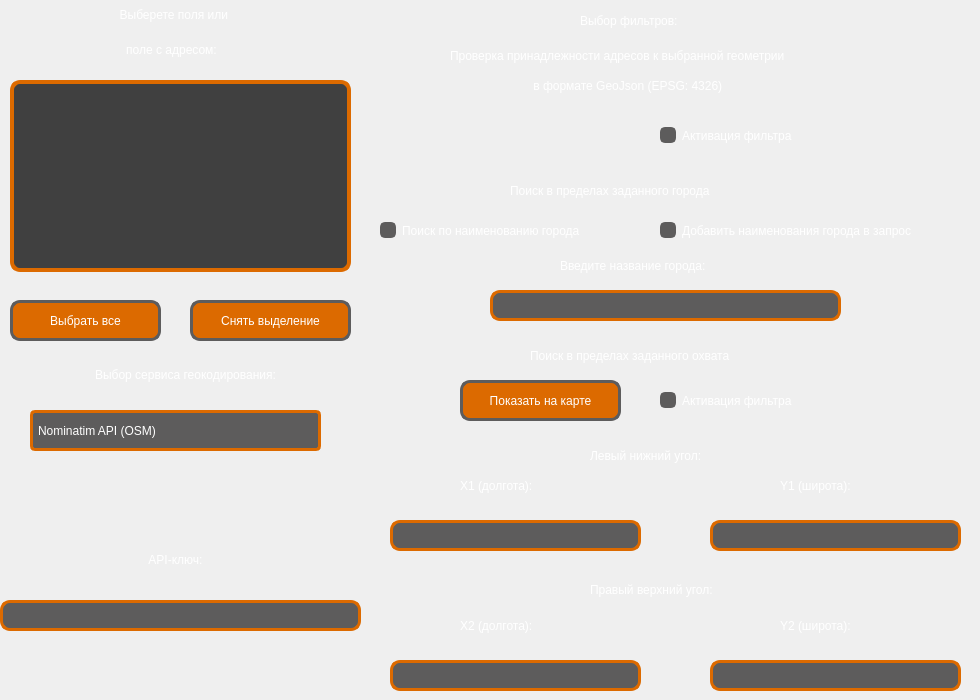
    <widget class="QWidget" name="tab_3">
     <attribute name="title">
      <string>Фильтры</string>
     </attribute>
     <widget class="QListWidget" name="listWidget">
      <property name="geometry">
       <rect>
        <x>10</x>
        <y>80</y>
        <width>341</width>
        <height>192</height>
       </rect>
      </property>
      <property name="sizeIncrement">
       <size>
        <width>0</width>
        <height>0</height>
       </size>
      </property>
      <property name="contextMenuPolicy">
       <enum>Qt::DefaultContextMenu</enum>
      </property>
      <property name="whatsThis">
       <string/>
      </property>
      <property name="styleSheet">
       <string notr="true">QListWidget {
 color: white;
background-color: rgb(64, 64, 64);
 border: 4px solid #dc6a00;  
    border-radius: 10px;
    padding: 2px 5px;
}
QListWidget::item
{
    background:rgb(64, 64, 64);
}
QListWidget::item:selected
{
  background-color: rgb(255, 132, 0);
border-image: url(:/qss_icons/rc/up_arrow_disabled.png);
} 

QListView::indicator:checked{
    color: #b1b1b1;
   background: url(./img/check_box.png);
background-position: center ;
background-color: rgb(93, 92, 92);
    border: 2px solid rgb(93, 92, 92);
    border-radius: 5px;
    width: 12px;
    height: 12px;
    
} 
QListView::indicator:unchecked  {
    color: #b1b1b1;
	background-color: rgb(93, 92, 92);
    border: 2px solid rgb(93, 92, 92);
    border-radius: 5px;
    width: 12px;
    height:12px;
    
} 
 QScrollBar:vertical
 {
     background-color: rgb(93, 92, 92);
     width: 20px;
     margin: 15px 0px 15px 0px;
     border: 1px transparent #2A2929;
     border-radius: 9px;
 }

 QScrollBar::handle:vertical
 {
      background-color:  #dc6a00;       
  min-width: 20px;
     min-height: 20px;
     border-radius: 9px;
 }

 QScrollBar::sub-line:vertical
 {
     margin: 3px 0px 3px 0px;
     border-image: url(:/qss_icons/rc/up_arrow_disabled.png);
     width: 20px;
     height: 20px;
     subcontrol-position: top;
     subcontrol-origin: margin;
 }

 QScrollBar::add-line:vertical
 {
     margin: 3px 0px 3px 0px;
     border-image: url(:/qss_icons/rc/down_arrow_disabled.png);
     height: 10px;
     width: 10px;
     subcontrol-position: bottom;
     subcontrol-origin: margin;
 }

 QScrollBar::sub-line:vertical:hover,QScrollBar::sub-line:vertical:on
 {

     border-image: url(:/qss_icons/rc/up_arrow.png);
     height: 10px;
     width: 10px;
     subcontrol-position: top;
     subcontrol-origin: margin;
 }


 QScrollBar::add-line:vertical:hover, QScrollBar::add-line:vertical:on
 {
     border-image: url(:/qss_icons/rc/down_arrow.png);
     height: 10px;
     width: 10px;
     subcontrol-position: bottom;
     subcontrol-origin: margin;
 }

 QScrollBar::up-arrow:vertical, QScrollBar::down-arrow:vertical
 {
     background: none;
 }


 QScrollBar::add-page:vertical, QScrollBar::sub-page:vertical
 {
     background: none;
 }




QScrollBar:horizontal
 {
     height: 20px;
     margin: 0px 20px 0px 20px;
     border: 1px transparent #2A2929;
     border-radius: 9px; 
	background-color: rgb(93, 92, 92);
 }

 QScrollBar::handle:horizontal
 {
     background-color: #dc6a00;      
     min-width: 20px;
     min-height: 20px;
     border-radius: 9px;
 }

 QScrollBar::add-line:horizontal
 {
     margin: 0px 4px 0px 4px;
     border-image: url(./images/right_arrow_disabled.png);       
     width: 20px;
     height: 20px;
     subcontrol-position: right;
     subcontrol-origin: margin;
 }

 QScrollBar::sub-line:horizontal
 {
     margin: 0px 3px 0px 3px;
     border-image: url(./images/left_arrow_disabled.png);        
     height: 10px;
     width: 10px;
     subcontrol-position: left;
     subcontrol-origin: margin;
 }

 QScrollBar::add-line:horizontal:hover,QScrollBar::add-line:horizontal:on
 {
     border-image: url(./images/right_arrow.png);               
     height: 10px;
     width: 10px;
     subcontrol-position: right;
     subcontrol-origin: margin;
 }


 QScrollBar::sub-line:horizontal:hover, QScrollBar::sub-line:horizontal:on
 {
     border-image: url(./images/left_arrow.png);               
     height: 10px;
     width: 10px;
     subcontrol-position: left;
     subcontrol-origin: margin;
 }

 QScrollBar::up-arrow:horizontal, QScrollBar::down-arrow:horizontal
 {
     background: none;
 }


 QScrollBar::add-page:horizontal, QScrollBar::sub-page:horizontal
 {
     background: none;
 }
</string>
      </property>
      <property name="lineWidth">
       <number>1</number>
      </property>
      <property name="midLineWidth">
       <number>0</number>
      </property>
      <property name="verticalScrollBarPolicy">
       <enum>Qt::ScrollBarAsNeeded</enum>
      </property>
      <property name="autoScroll">
       <bool>false</bool>
      </property>
      <property name="alternatingRowColors">
       <bool>false</bool>
      </property>
      <property name="movement">
       <enum>QListView::Static</enum>
      </property>
     </widget>
     <widget class="QPushButton" name="Button_delete">
      <property name="geometry">
       <rect>
        <x>190</x>
        <y>300</y>
        <width>161</width>
        <height>41</height>
       </rect>
      </property>
      <property name="styleSheet">
       <string notr="true">QPushButton{
font: 87 9pt &quot;Roboto&quot;;
color: rgb(255, 255, 255);

background-color: rgb(220, 106, 0);
background-position: center ;
 border: 3px solid  rgb(93, 92, 92);  
    border-radius: 10px;
}

QPushButton:Hover {
background-color: rgb(255, 119, 0);
background-position: center ;
 border: 3px solid  rgb(93, 92, 92);  
    border-radius: 10px;

}
QPushButton:pressed {
background-color: rgb(255, 132, 0);
 border: 3px solid  rgb(93, 92, 92);  
    border-radius: 10px;

}</string>
      </property>
      <property name="text">
       <string>Снять выделение</string>
      </property>
     </widget>
     <widget class="QPushButton" name="Button_select">
      <property name="geometry">
       <rect>
        <x>10</x>
        <y>300</y>
        <width>151</width>
        <height>41</height>
       </rect>
      </property>
      <property name="styleSheet">
       <string notr="true">QPushButton{
font: 87 10pt &quot;Roboto&quot;;
color: rgb(255, 255, 255);

background-color: rgb(220, 106, 0);
background-position: center ;
 border: 3px solid  rgb(93, 92, 92);  
    border-radius: 10px;
}

QPushButton:Hover {
background-color: rgb(255, 119, 0);
background-position: center ;
 border: 3px solid  rgb(93, 92, 92);  
    border-radius: 10px;

}
QPushButton:pressed {
background-color: rgb(255, 132, 0);
 border: 3px solid  rgb(93, 92, 92);  
    border-radius: 10px;
}</string>
      </property>
      <property name="text">
       <string>Выбрать все</string>
      </property>
     </widget>
     <widget class="QLabel" name="label_3">
      <property name="geometry">
       <rect>
        <x>70</x>
        <y>0</y>
        <width>211</width>
        <height>31</height>
       </rect>
      </property>
      <property name="styleSheet">
       <string notr="true">font: 87 14pt &quot;Roboto&quot;;
color: rgb(255, 255, 255);
background-color:none;
border: none;  
</string>
      </property>
      <property name="text">
       <string>&lt;html&gt;&lt;head/&gt;&lt;body&gt;&lt;p align=&quot;center&quot;&gt;Выберете поля или &lt;/p&gt;&lt;/body&gt;&lt;/html&gt;</string>
      </property>
     </widget>
     <widget class="QPushButton" name="fil_json">
      <property name="geometry">
       <rect>
        <x>510</x>
        <y>105</y>
        <width>61</width>
        <height>61</height>
       </rect>
      </property>
      <property name="toolTip">
       <string>&lt;html&gt;&lt;head/&gt;&lt;body&gt;&lt;p align=&quot;center&quot;&gt;&lt;span style=&quot; font-family:'Calibri,sans-serif'; font-size:11pt;&quot;&gt;Не использовать при пакетном геокодировании. &lt;br/&gt;Пространственные данные в географической системе координат&lt;/span&gt;&lt;/p&gt;&lt;/body&gt;&lt;/html&gt;</string>
      </property>
      <property name="styleSheet">
       <string notr="true">QPushButton{
 background: url(./img/json_imp_off.png);
background-position: center ;
border: none;
}

QPushButton:Hover {
background: url(./img/json_imp_hov.png);
background-position: center ;

}
QPushButton:pressed {
 background: url(./img/json_imp_on.png);
background-position: center ;

}
QToolTip {
font: 10pt &quot;Roboto&quot;;
background-color: rgb(64, 64, 64); 
color: white; 
border: 2px solid  rgb(93, 92, 92);
}</string>
      </property>
      <property name="text">
       <string/>
      </property>
     </widget>
     <widget class="QLabel" name="label_5">
      <property name="geometry">
       <rect>
        <x>580</x>
        <y>0</y>
        <width>201</width>
        <height>41</height>
       </rect>
      </property>
      <property name="styleSheet">
       <string notr="true">font: 87 14pt &quot;Roboto&quot;;
color: rgb(255, 255, 255);
background-color:none;
border: none;  

</string>
      </property>
      <property name="text">
       <string>Выбор фильтров:</string>
      </property>
     </widget>
     <widget class="QLineEdit" name="lineEdit">
      <property name="geometry">
       <rect>
        <x>0</x>
        <y>600</y>
        <width>361</width>
        <height>31</height>
       </rect>
      </property>
      <property name="toolTip">
       <string>&lt;html&gt;&lt;head/&gt;&lt;body&gt;&lt;p align=&quot;center&quot;&gt;&lt;span style=&quot; font-family:'Calibri,sans-serif'; font-size:11pt;&quot;&gt;Не заполнять поле при использовании Nominatim API (OSM)&lt;/span&gt;&lt;/p&gt;&lt;/body&gt;&lt;/html&gt;</string>
      </property>
      <property name="styleSheet">
       <string notr="true">QLineEdit {
font: 10pt &quot;Roboto&quot;;
color: rgb(255, 255, 255);
background-color: rgb(93, 92, 92);
 border: 3px solid  #dc6a00;  
    border-radius: 10px;
}
QToolTip { 
font: 10pt &quot;Roboto&quot;;
background-color: rgb(64, 64, 64); 
color: white; 
border: 2px solid  rgb(93, 92, 92);
}</string>
      </property>
      <property name="text">
       <string/>
      </property>
     </widget>
     <widget class="QLabel" name="label_4">
      <property name="geometry">
       <rect>
        <x>120</x>
        <y>550</y>
        <width>111</width>
        <height>21</height>
       </rect>
      </property>
      <property name="styleSheet">
       <string notr="true">QLabel{
font: 87 14pt &quot;Roboto&quot;;
color: rgb(255, 255, 255);
background-color:none;
 border: none;  
}</string>
      </property>
      <property name="text">
       <string>&lt;html&gt;&lt;head/&gt;&lt;body&gt;&lt;p align=&quot;center&quot;&gt;API-ключ:&lt;/p&gt;&lt;/body&gt;&lt;/html&gt;</string>
      </property>
     </widget>
     <widget class="QComboBox" name="comboBox">
      <property name="geometry">
       <rect>
        <x>30</x>
        <y>410</y>
        <width>291</width>
        <height>41</height>
       </rect>
      </property>
      <property name="styleSheet">
       <string notr="true">QComboBox {
font: 10pt &quot;Roboto&quot;;
padding: 5px 5px 5px 5px;
color: rgb(255, 255, 255);
background-color: rgb(93, 92, 92);
 border: 3px solid  #dc6a00;  
    border-radius: 5px;

}
QComboBox QAbstractItemView {

    background-color:  rgb(93, 92, 92);
    border: 3px solid #dc6a00;
    border-radius: 5px;
    color: white;
    padding: 5px 5px 5px 5px;
    selection-background-color: rgb(88, 88, 88);
    selection-color: rgb(200, 200, 200);
}

QComboBox::drop-down 
{
    border: 0px; 
}
QComboBox::down-arrow{
 background: url(./img/arrow_combo_box-3.png);
background-position: center ;
border:  rgb(93, 92, 92);
border-radius: 5px;

}
QComboBox:on { 
    padding-top: 3px;
    padding-left: 4px;
}
QComboBox::down-arrow:on {
    top: 1px;
    left: 1px;
}
</string>
      </property>
      <item>
       <property name="text">
        <string>Nominatim API (OSM)</string>
       </property>
      </item>
      <item>
       <property name="text">
        <string>Геокодер API Яндекс</string>
       </property>
      </item>
      <item>
       <property name="text">
        <string>HERE Geocoding API</string>
       </property>
      </item>
      <item>
       <property name="text">
        <string>HERE Batch Geocoding API</string>
       </property>
      </item>
     </widget>
     <widget class="QLineEdit" name="lineEdit_2">
      <property name="geometry">
       <rect>
        <x>490</x>
        <y>290</y>
        <width>351</width>
        <height>31</height>
       </rect>
      </property>
      <property name="styleSheet">
       <string notr="true">QLineEdit {
font: 10pt &quot;Roboto&quot;;
color: rgb(255, 255, 255);
background-color: rgb(93, 92, 92);
 border: 3px solid  #dc6a00;  
    border-radius: 10px;
}</string>
      </property>
      <property name="text">
       <string/>
      </property>
     </widget>
     <widget class="QLabel" name="label_7">
      <property name="geometry">
       <rect>
        <x>10</x>
        <y>360</y>
        <width>351</width>
        <height>31</height>
       </rect>
      </property>
      <property name="styleSheet">
       <string notr="true">font: 87 14pt &quot;Roboto&quot;;
color: rgb(255, 255, 255);
background-color:none;
border: none;  

</string>
      </property>
      <property name="text">
       <string>&lt;html&gt;&lt;head/&gt;&lt;body&gt;&lt;p align=&quot;center&quot;&gt;Выбор сервиса геокодирования:&lt;/p&gt;&lt;/body&gt;&lt;/html&gt;</string>
      </property>
     </widget>
     <widget class="QCheckBox" name="checkBox_city_on">
      <property name="geometry">
       <rect>
        <x>380</x>
        <y>210</y>
        <width>261</width>
        <height>41</height>
       </rect>
      </property>
      <property name="toolTip">
       <string>&lt;html&gt;&lt;head/&gt;&lt;body&gt;&lt;p align=&quot;center&quot;&gt;&lt;span style=&quot; font-family:'Calibri,sans-serif'; font-size:11pt;&quot;&gt;Не использовать при пакетном геокодировании &lt;/span&gt;&lt;/p&gt;&lt;/body&gt;&lt;/html&gt;</string>
      </property>
      <property name="styleSheet">
       <string notr="true">QCheckBox {
font: 87 9pt &quot;Roboto&quot;;
color: rgb(255, 255, 255);
background-color:none;
border: none;  
}
QCheckBox::indicator:checked {
    color: #b1b1b1;
   background: url(./img/check_box.png);
background-position: center ;

    border: 2px solid rgb(93, 92, 92);
    border-radius: 5px;
    width: 12px;
    height: 12px;
    
} 
QCheckBox::indicator:unchecked {
    color: #b1b1b1;
	background-color: rgb(93, 92, 92);
    border: 2px solid rgb(93, 92, 92);
    border-radius: 5px;
    width: 12px;
    height:12px;
    
} 
QToolTip { 
font: 10pt &quot;Roboto&quot;;
background-color: rgb(64, 64, 64); 
color: white; 
border: 2px solid  rgb(93, 92, 92);
}</string>
      </property>
      <property name="text">
       <string>Поиск по наименованию города</string>
      </property>
     </widget>
     <widget class="QLabel" name="label_8">
      <property name="geometry">
       <rect>
        <x>450</x>
        <y>40</y>
        <width>471</width>
        <height>31</height>
       </rect>
      </property>
      <property name="styleSheet">
       <string notr="true">color: rgb(255, 255, 255);
font: 57 10pt &quot;Roboto Medium&quot;;
background-color:none;
border: none;  
</string>
      </property>
      <property name="text">
       <string>Проверка принадлежности адресов к выбранной геометрии</string>
      </property>
     </widget>
     <widget class="QLabel" name="label_9">
      <property name="geometry">
       <rect>
        <x>530</x>
        <y>70</y>
        <width>271</width>
        <height>31</height>
       </rect>
      </property>
      <property name="styleSheet">
       <string notr="true">color: rgb(255, 255, 255);
font: 57 10pt &quot;Roboto Medium&quot;;
background-color:none;
border: none;  
</string>
      </property>
      <property name="text">
       <string> в формате GeoJson (EPSG: 4326)</string>
      </property>
     </widget>
     <widget class="QLabel" name="label_10">
      <property name="geometry">
       <rect>
        <x>510</x>
        <y>170</y>
        <width>291</width>
        <height>41</height>
       </rect>
      </property>
      <property name="styleSheet">
       <string notr="true">color: rgb(255, 255, 255);
font: 57 10pt &quot;Roboto Medium&quot;;
background-color:none;
border: none;  

</string>
      </property>
      <property name="text">
       <string>Поиск в пределах заданного города</string>
      </property>
     </widget>
     <widget class="QLabel" name="label_11">
      <property name="geometry">
       <rect>
        <x>560</x>
        <y>250</y>
        <width>221</width>
        <height>31</height>
       </rect>
      </property>
      <property name="styleSheet">
       <string notr="true">color: rgb(255, 255, 255);
font: 57 10pt &quot;Roboto Medium&quot;;
background-color:none;
border: none;  

</string>
      </property>
      <property name="text">
       <string>Введите название города:</string>
      </property>
     </widget>
     <widget class="QLabel" name="label_12">
      <property name="geometry">
       <rect>
        <x>530</x>
        <y>340</y>
        <width>301</width>
        <height>31</height>
       </rect>
      </property>
      <property name="styleSheet">
       <string notr="true">color: rgb(255, 255, 255);
font: 57 10pt &quot;Roboto Medium&quot;;
background-color:none;
border: none;  

</string>
      </property>
      <property name="text">
       <string>Поиск в пределах заданного охвата</string>
      </property>
     </widget>
     <widget class="QCheckBox" name="checkBox_bbox">
      <property name="geometry">
       <rect>
        <x>660</x>
        <y>380</y>
        <width>181</width>
        <height>41</height>
       </rect>
      </property>
      <property name="styleSheet">
       <string notr="true">QCheckBox {
font: 87 9pt &quot;Roboto&quot;;
color: rgb(255, 255, 255);
background-color:none;
border: none;  
}
QCheckBox::indicator:checked {
    color: #b1b1b1;
   background: url(./img/check_box.png);
background-position: center ;
background-color: rgb(93, 92, 92);
    border: 2px solid rgb(93, 92, 92);
    border-radius: 5px;
    width: 12px;
    height: 12px;
    
} 
QCheckBox::indicator:unchecked {
    color: #b1b1b1;
	background-color: rgb(93, 92, 92);
    border: 2px solid rgb(93, 92, 92);
    border-radius: 5px;
    width: 12px;
    height:12px;
    
} </string>
      </property>
      <property name="text">
       <string>Активация фильтра</string>
      </property>
     </widget>
     <widget class="QLineEdit" name="lineEdit_x1">
      <property name="geometry">
       <rect>
        <x>390</x>
        <y>520</y>
        <width>251</width>
        <height>31</height>
       </rect>
      </property>
      <property name="toolTip">
       <string>&lt;html&gt;&lt;head/&gt;&lt;body&gt;&lt;p align=&quot;center&quot;&gt;В качестве разделителя целой и дробной частей используйте «точку»&lt;/p&gt;&lt;/body&gt;&lt;/html&gt;</string>
      </property>
      <property name="styleSheet">
       <string notr="true">QLineEdit {
font: 10pt &quot;Roboto&quot;;
color: rgb(255, 255, 255);
background-color: rgb(93, 92, 92);
 border: 3px solid  #dc6a00;  
    border-radius: 10px;
}
QToolTip {
font: 10pt &quot;Roboto&quot;;
background-color: rgb(64, 64, 64); 
color: white; 
border: 2px solid  rgb(93, 92, 92);
}</string>
      </property>
      <property name="text">
       <string/>
      </property>
     </widget>
     <widget class="QLabel" name="label_13">
      <property name="geometry">
       <rect>
        <x>590</x>
        <y>440</y>
        <width>161</width>
        <height>31</height>
       </rect>
      </property>
      <property name="styleSheet">
       <string notr="true">color: rgb(255, 255, 255);
font: 57 10pt &quot;Roboto Medium&quot;;
background-color:none;
border: none;  

</string>
      </property>
      <property name="text">
       <string>Левый нижний угол:</string>
      </property>
     </widget>
     <widget class="QCheckBox" name="checkBox_city_query">
      <property name="geometry">
       <rect>
        <x>660</x>
        <y>210</y>
        <width>311</width>
        <height>41</height>
       </rect>
      </property>
      <property name="styleSheet">
       <string notr="true">QCheckBox {
font: 87 9pt &quot;Roboto&quot;;
color: rgb(255, 255, 255);
background-color:none;
border: none;  
}
QCheckBox::indicator:checked {
    color: #b1b1b1;
   background: url(./img/check_box.png);
background-position: center ;
background-color: rgb(93, 92, 92);
    border: 2px solid rgb(93, 92, 92);
    border-radius: 5px;
    width: 12px;
    height: 12px;
    
} 
QCheckBox::indicator:unchecked {
    color: #b1b1b1;
	background-color: rgb(93, 92, 92);
    border: 2px solid rgb(93, 92, 92);
    border-radius: 5px;
    width: 12px;
    height:12px;
    
} </string>
      </property>
      <property name="text">
       <string>Добавить наименования города в запрос</string>
      </property>
     </widget>
     <widget class="QCheckBox" name="checkBox_filter_geojson">
      <property name="geometry">
       <rect>
        <x>660</x>
        <y>120</y>
        <width>181</width>
        <height>31</height>
       </rect>
      </property>
      <property name="toolTip">
       <string>&lt;html&gt;&lt;head/&gt;&lt;body&gt;&lt;p align=&quot;center&quot;&gt;&lt;span style=&quot; font-family:'Calibri,sans-serif'; font-size:11pt;&quot;&gt;Не использовать при пакетном геокодировании &lt;br/&gt;Пространственные данные в географической системе координат&lt;/span&gt;&lt;/p&gt;&lt;/body&gt;&lt;/html&gt;</string>
      </property>
      <property name="styleSheet">
       <string notr="true">QCheckBox {
font: 87 9pt &quot;Roboto&quot;;
color: rgb(255, 255, 255);
background-color:none;
border: none;  

}
QCheckBox::indicator:checked {
    color: #b1b1b1;
   background: url(./img/check_box.png);
background-position: center ;
background-color: rgb(93, 92, 92);
    border: 2px solid rgb(93, 92, 92);
    border-radius: 5px;
    width: 12px;
    height: 12px;
    
} 
QCheckBox::indicator:unchecked {
    color: #b1b1b1;
	background-color: rgb(93, 92, 92);
    border: 2px solid rgb(93, 92, 92);
    border-radius: 5px;
    width: 12px;
    height:12px;
    
} 
QToolTip { 
font: 10pt &quot;Roboto&quot;;
background-color: rgb(64, 64, 64); 
color: white; 
border: 2px solid  rgb(93, 92, 92);
}</string>
      </property>
      <property name="text">
       <string>Активация фильтра</string>
      </property>
     </widget>
     <widget class="QLineEdit" name="lineEdit_y1">
      <property name="geometry">
       <rect>
        <x>710</x>
        <y>520</y>
        <width>251</width>
        <height>31</height>
       </rect>
      </property>
      <property name="toolTip">
       <string>&lt;html&gt;&lt;head/&gt;&lt;body&gt;&lt;p align=&quot;center&quot;&gt;В качестве разделителя целой и дробной частей используйте «точку»&lt;/p&gt;&lt;/body&gt;&lt;/html&gt;</string>
      </property>
      <property name="styleSheet">
       <string notr="true">QLineEdit {
font: 10pt &quot;Roboto&quot;;
color: rgb(255, 255, 255);
background-color: rgb(93, 92, 92);
 border: 3px solid  #dc6a00;  
    border-radius: 10px;
}
QToolTip {
font: 10pt &quot;Roboto&quot;;
background-color: rgb(64, 64, 64); 
color: white; 
border: 2px solid  rgb(93, 92, 92);
}</string>
      </property>
      <property name="text">
       <string/>
      </property>
     </widget>
     <widget class="QLineEdit" name="lineEdit_x2">
      <property name="geometry">
       <rect>
        <x>390</x>
        <y>660</y>
        <width>251</width>
        <height>31</height>
       </rect>
      </property>
      <property name="toolTip">
       <string>&lt;html&gt;&lt;head/&gt;&lt;body&gt;&lt;p align=&quot;center&quot;&gt;В качестве разделителя целой и дробной частей используйте «точку»&lt;/p&gt;&lt;/body&gt;&lt;/html&gt;</string>
      </property>
      <property name="styleSheet">
       <string notr="true">QLineEdit {
font: 10pt &quot;Roboto&quot;;
color: rgb(255, 255, 255);
background-color: rgb(93, 92, 92);
 border: 3px solid  #dc6a00;  
    border-radius: 10px;
}
QToolTip {
font: 10pt &quot;Roboto&quot;;
background-color: rgb(64, 64, 64); 
color: white; 
border: 2px solid  rgb(93, 92, 92);
}</string>
      </property>
      <property name="text">
       <string/>
      </property>
     </widget>
     <widget class="QLineEdit" name="lineEdit_y2">
      <property name="geometry">
       <rect>
        <x>710</x>
        <y>660</y>
        <width>251</width>
        <height>31</height>
       </rect>
      </property>
      <property name="toolTip">
       <string>&lt;html&gt;&lt;head/&gt;&lt;body&gt;&lt;p align=&quot;center&quot;&gt;В качестве разделителя целой и дробной частей используйте «точку»&lt;/p&gt;&lt;/body&gt;&lt;/html&gt;</string>
      </property>
      <property name="styleSheet">
       <string notr="true">QLineEdit {
font: 10pt &quot;Roboto&quot;;
color: rgb(255, 255, 255);
background-color: rgb(93, 92, 92);
 border: 3px solid  #dc6a00;  
    border-radius: 10px;
}
QToolTip {
font: 10pt &quot;Roboto&quot;;
background-color: rgb(64, 64, 64); 
color: white; 
border: 2px solid  rgb(93, 92, 92);
}</string>
      </property>
      <property name="text">
       <string/>
      </property>
     </widget>
     <widget class="QLabel" name="label_14">
      <property name="geometry">
       <rect>
        <x>590</x>
        <y>574</y>
        <width>181</width>
        <height>31</height>
       </rect>
      </property>
      <property name="styleSheet">
       <string notr="true">color: rgb(255, 255, 255);
font: 57 10pt &quot;Roboto Medium&quot;;
background-color:none;
border: none;  </string>
      </property>
      <property name="text">
       <string>Правый верхний угол:</string>
      </property>
     </widget>
     <widget class="QLabel" name="label_15">
      <property name="geometry">
       <rect>
        <x>460</x>
        <y>470</y>
        <width>121</width>
        <height>31</height>
       </rect>
      </property>
      <property name="styleSheet">
       <string notr="true">color: rgb(255, 255, 255);
font: 57 10pt &quot;Roboto Medium&quot;;
background-color:none;
border: none;  

</string>
      </property>
      <property name="text">
       <string>X1 (долгота):</string>
      </property>
     </widget>
     <widget class="QLabel" name="label_16">
      <property name="geometry">
       <rect>
        <x>460</x>
        <y>610</y>
        <width>111</width>
        <height>31</height>
       </rect>
      </property>
      <property name="styleSheet">
       <string notr="true">color: rgb(255, 255, 255);
font: 57 10pt &quot;Roboto Medium&quot;;
background-color:none;
border: none;  

</string>
      </property>
      <property name="text">
       <string>X2 (долгота):</string>
      </property>
     </widget>
     <widget class="QLabel" name="label_6">
      <property name="geometry">
       <rect>
        <x>86</x>
        <y>30</y>
        <width>171</width>
        <height>41</height>
       </rect>
      </property>
      <property name="styleSheet">
       <string notr="true">font: 87 14pt &quot;Roboto&quot;;
color: rgb(255, 255, 255);
background-color:none;
border: none;  

</string>
      </property>
      <property name="text">
       <string>&lt;html&gt;&lt;head/&gt;&lt;body&gt;&lt;p align=&quot;center&quot;&gt;поле с адресом:&lt;/p&gt;&lt;/body&gt;&lt;/html&gt;</string>
      </property>
     </widget>
     <widget class="QLabel" name="label_17">
      <property name="geometry">
       <rect>
        <x>780</x>
        <y>470</y>
        <width>111</width>
        <height>31</height>
       </rect>
      </property>
      <property name="styleSheet">
       <string notr="true">color: rgb(255, 255, 255);
font: 57 10pt &quot;Roboto Medium&quot;;
background-color:none;
border: none;  
</string>
      </property>
      <property name="text">
       <string>Y1 (широта):</string>
      </property>
     </widget>
     <widget class="QLabel" name="label_18">
      <property name="geometry">
       <rect>
        <x>780</x>
        <y>610</y>
        <width>111</width>
        <height>31</height>
       </rect>
      </property>
      <property name="styleSheet">
       <string notr="true">color: rgb(255, 255, 255);
font: 57 10pt &quot;Roboto Medium&quot;;
background-color:none;
border: none;  

</string>
      </property>
      <property name="text">
       <string>Y2 (широта):</string>
      </property>
     </widget>
     <widget class="QPushButton" name="Button_bbox_on">
      <property name="geometry">
       <rect>
        <x>460</x>
        <y>380</y>
        <width>161</width>
        <height>41</height>
       </rect>
      </property>
      <property name="styleSheet">
       <string notr="true">QPushButton{
font: 87 10pt &quot;Roboto&quot;;
color: rgb(255, 255, 255);

background-color: rgb(220, 106, 0);
background-position: center ;
 border: 3px solid  rgb(93, 92, 92);  
    border-radius: 10px;
}

QPushButton:Hover {
background-color: rgb(255, 119, 0);
background-position: center ;
 border: 3px solid  rgb(93, 92, 92);  
    border-radius: 10px;

}
QPushButton:pressed {
background-color: rgb(255, 132, 0);
 border: 3px solid  rgb(93, 92, 92);  
    border-radius: 10px;
}</string>
      </property>
      <property name="text">
       <string>Показать на карте</string>
      </property>
     </widget>
    </widget>
